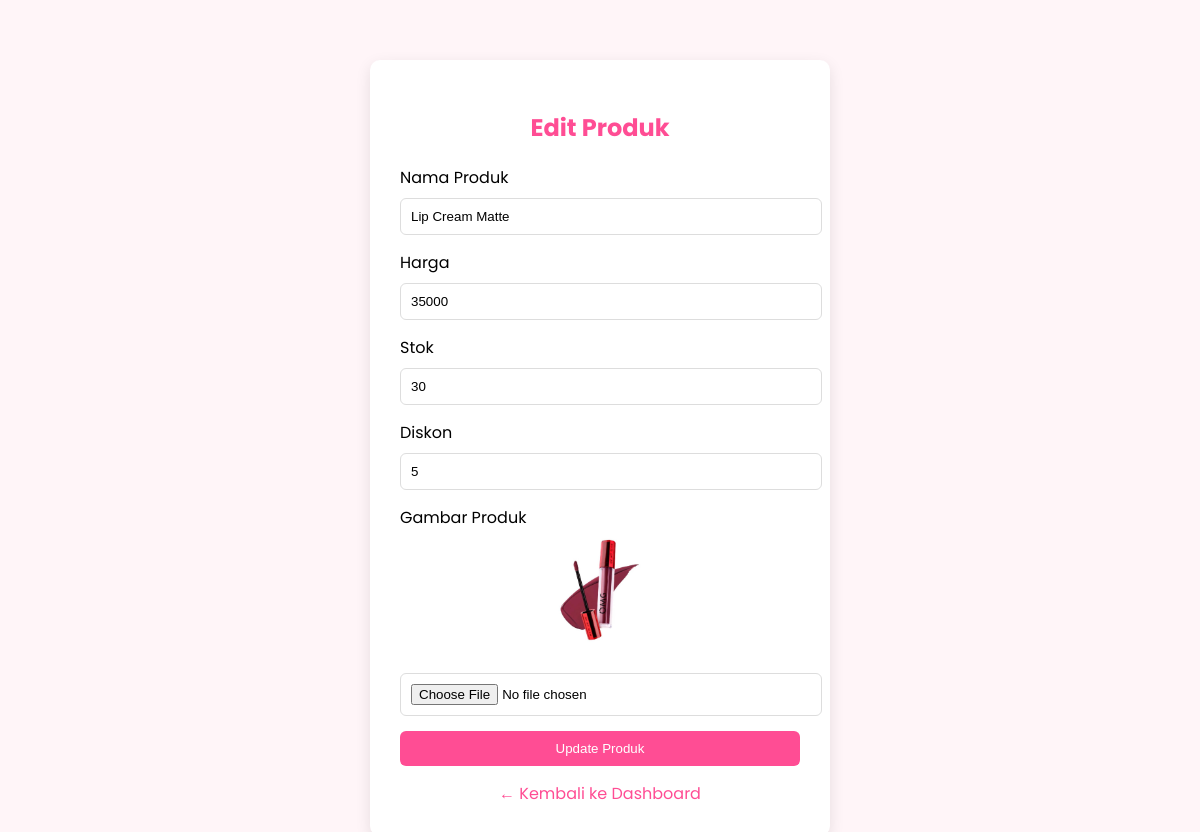
The page /admin/edit_produk.php?id=1 on the database its author committed.
### tables this page shows
CREATE TABLE `produk` (
  `id` int(11) NOT NULL,
  `nama_produk` varchar(100) DEFAULT NULL,
  `harga` int(11) DEFAULT NULL,
  `stok` int(11) DEFAULT NULL,
  `diskon` int(11) DEFAULT NULL,
  `gambar` varchar(200) DEFAULT NULL
);

### admin/edit_produk.php (the view, shortened to what this page needs)
<?php
include "../koneksi.php";
$id = $_GET['id'];
$data = mysqli_query($conn,"SELECT * FROM produk WHERE id='$id'");
$d = mysqli_fetch_array($data);
?>
<!DOCTYPE html>
<html>
<head>
</head>
<body>
<div class="container">
<h2>Edit Produk</h2>
<form method="POST" enctype="multipart/form-data">
<label>Nama Produk</label>
<input type="text" name="nama" value="<?php echo $d['nama_produk']; ?>">
<label>Harga</label>
<input type="number" name="harga" value="<?php echo $d['harga']; ?>">
<label>Stok</label>
<input type="number" name="stok" value="<?php echo $d['stok']; ?>">
<label>Diskon</label>
<input type="number" name="diskon" value="<?php echo $d['diskon']; ?>">
<label>Gambar Produk</label>
<img src="../images/<?php echo $d['gambar']; ?>" width="120">
<input type="file" name="gambar">
<button name="update">Update Produk</button>
</form>
<a class="back" href="dashboard.php">← Kembali ke Dashboard</a>
</div>
</body>
</html>

### admin/edit_produk.php (style rules this page uses)
body { font-family:'Poppins',sans-serif; background:#fff5f8; }
.container { width:400px; margin:auto; margin-top:60px; background:white; padding:30px; border-radius:10px; box-shadow:0 5px 15px rgba(0,0,0,0.1); }
h2 { text-align:center; color:#ff4d94; }
input { width:100%; padding:10px; margin-top:8px; margin-bottom:15px; border:1px solid #ddd; border-radius:6px; }
button { width:100%; padding:10px; background:#ff4d94; border:none; color:white; border-radius:6px; cursor:pointer; }
.back { display:block; text-align:center; margin-top:15px; text-decoration:none; color:#ff4d94; }
img { display:block; margin:auto; margin-bottom:15px; }

### rows shown on the page
produk: nama "Lip Cream Matte", harga "35000", stok "30", diskon "5", gambar (picture)
